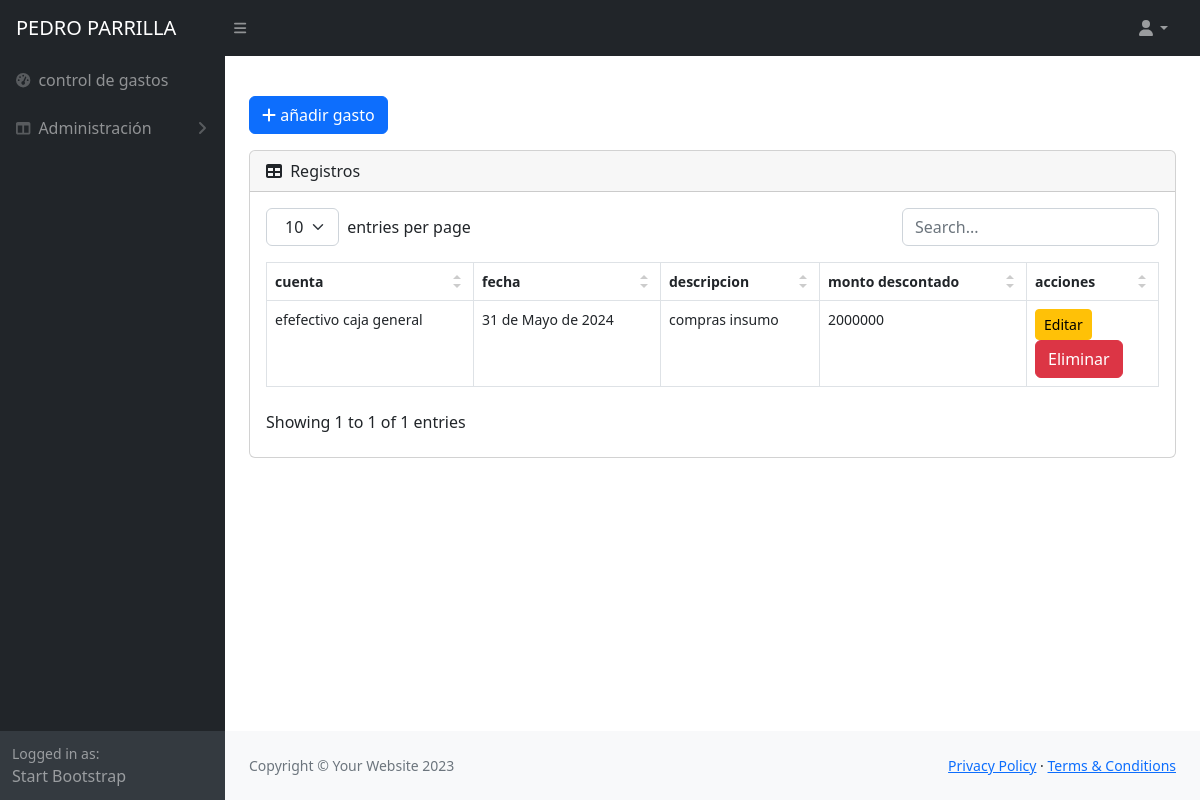
The app's page /montos/Gasto/ (signed in) with its own data.
### montos/models.py (models this page shows, shortened)
class RegistroGasto(models.Model):
    cuenta = models.ForeignKey(Cuenta, on_delete=models.CASCADE)
    fecha = models.DateField(auto_now_add=False)
    motivo = models.CharField(max_length=255)
    monto = models.DecimalField(max_digits=100, decimal_places=0)

class Cuenta(models.Model):
    nombre = models.CharField(max_length=100)
    saldo = models.DecimalField(max_digits=100, decimal_places=0, default=0)
    descripcion = models.CharField(max_length=500)

### montos/views.py (the view)
# urls.py: path('Gasto/', login_required(RegistroGastoListView.as_view(template_name="gasto/index.html")), name="listarGasto"),
class RegistroGastoListView(ListView):
    model = RegistroGasto

### templates/gasto/index.html (shortened to what this page needs)
{% load static %}
<!DOCTYPE html>
<html lang="en">
  <head>
    <link href="{% static 'libs/css/style.min.css' %}" rel="stylesheet" />
    <link href="{% static 'css/styles.css' %}" rel="stylesheet" />
  </head>
<body class="sb-nav-fixed">
  {% include "gasto/eliminar.html" %}
  {% include "gasto/nav.html" %}
  <div id="layoutSidenav">
      <div id="layoutSidenav_nav">
          <nav class="sb-sidenav accordion sb-sidenav-dark" id="sidenavAccordion">
              <div class="sb-sidenav-menu">
                  <div class="nav">
                      <a class="nav-link" href="{% url 'montos:index' %}">
                          <div class="sb-nav-link-icon"><i class="fas fa-tachometer-alt"></i></div>
                          control de gastos
                      </a>
                      <a class="nav-link collapsed" href="#" data-bs-toggle="collapse" data-bs-target="#collapseLayouts" aria-expanded="false" aria-controls="collapseLayouts">
                          <div class="sb-nav-link-icon"><i class="fas fa-columns"></i></div>
                          Administración
                          <div class="sb-sidenav-collapse-arrow"><i class="fas fa-angle-down"></i></div>
                      </a>
                  </div>
              </div>
              <div class="sb-sidenav-footer">
                  <div class="small">Logged in as:</div>
                  Start Bootstrap
              </div>
          </nav>
      </div>
      <div id="layoutSidenav_content">
          <main>
              <div class="container-fluid px-4">
                  <br></p>
                  <a href= "{% url 'montos:crearGasto' %}"class="btn btn-primary btn-flat">
                    <i class="fas fa-plus"></i> añadir gasto
                  </a>
                  <br></p>
                  <div class="card mb-4">
                      <div class="card-header">
                          <i class="fas fa-table me-1"></i>
                          Registros
                      </div>
                      <div class="card-body">
                        <table id="datatablesSimple">
                          <thead>
                            <tr>
                              <th>cuenta</th>
                              <th>fecha</th>
                              <th>descripcion</th>
                              <th>monto descontado</th>
                              <th>acciones</th>
                            </tr>
                          </thead>
                        <tbody>
                          {% for gasto in object_list %}
                            <tr>
                              <td>{{ gasto.cuenta.nombre }}</td>
                              <td>{{ gasto.fecha }}</td>
                              <td>{{ gasto.motivo }}</td>
                              <td>{{ gasto.monto }}</td>
                              <td>
                                <a href="{% url 'montos:editarGasto' gasto.id %}" class="btn btn-sm btn-warning">Editar</a>
                                <form method="post" action="{% url 'montos:eliminarGasto' gasto.id %}">
                                  <button type="submit" class="btn btn-danger delete-confirm" data-message="¿Está seguro que desea eliminar este gasto de forma permanente?">
                                    Eliminar
                                  </button>
                                </form>
                              </td>
                            </tr>
                          {% endfor %}
                        </tbody>
                      </table>
                      </div>
                  </div>
              </div>
          </main>
          <footer class="py-4 bg-light mt-auto">
              <div class="container-fluid px-4">
                  <div class="d-flex align-items-center justify-content-between small">
                      <div class="text-muted">Copyright &copy; Your Website 2023</div>
                      <div>
                          <a href="#">Privacy Policy</a>
                          &middot;
                          <a href="#">Terms &amp; Conditions</a>
                      </div>
                  </div>
              </div>
          </footer>
      </div>
  </div>
</body>
</html>

### records on screen
RegistroGasto: cuenta.nombre "efefectivo caja general", fecha "31 de Mayo de 2024", motivo "compras insumo", monto "2000000"
